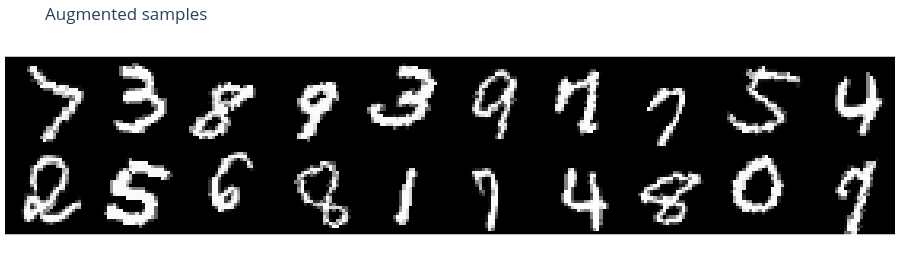
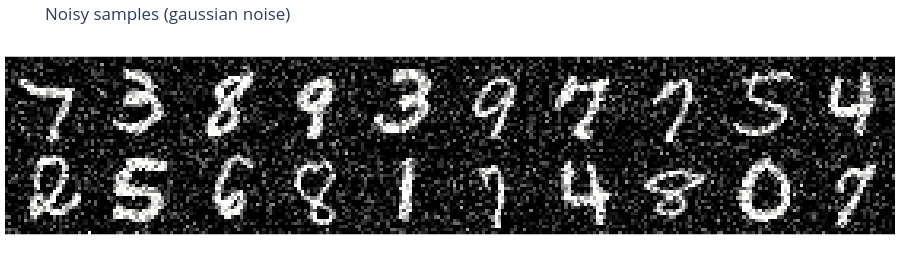

The notebook cell saved with these charts, in order:
### Code cell
augment_transform = transforms.Compose([
    transforms.RandomAffine(degrees=20, translate=(0.08, 0.08), scale=(0.9, 1.1)),
    transforms.ToTensor(),
])
aug_ds = datasets.MNIST(root=DATA_DIR, train=True, transform=augment_transform, download=True)

aug_images = torch.stack([aug_ds[i][0] for i in sample_idx])
fig_aug = show_image_grid(aug_images.squeeze(1).numpy(), "Augmented samples", ncols=10)
fig_aug.show()

noise_std = 0.25
noisy_batch = torch.clamp(train_images[sample_idx] + noise_std * torch.randn_like(train_images[sample_idx]), 0, 1)
fig_noisy = show_image_grid(noisy_batch.squeeze(1).numpy(), "Noisy samples (gaussian noise)", ncols=10)
fig_noisy.show()

### Figure 1 — Plotly figure (JSON) as saved in the notebook; plotly's stock layout.template omitted (floating-point values rounded to 4 significant figures; data arrays with more than 128 entries replaced by an {"elided": "..."} marker saying what was removed)
{"data": [{"coloraxis": "coloraxis", "hovertemplate": "x: %{x}<br>y: %{y}<br>color: %{z}<extra></extra>", "name": "0", "type": "heatmap", "xaxis": "x", "yaxis": "y", "z": {"elided": "56x280 float values"}}], "layout": {"coloraxis": {"cmax": 1, "cmin": 0, "colorscale": [[0, "rgb(0, 0, 0)"], [0.09091, "rgb(16, 16, 16)"], [0.1818, "rgb(38, 38, 38)"], [0.2727, "rgb(59, 59, 59)"], [0.3636, "rgb(81, 80, 80)"], [0.4545, "rgb(102, 101, 101)"], [0.5455, "rgb(124, 123, 122)"], [0.6364, "rgb(146, 146, 145)"], [0.7273, "rgb(171, 171, 170)"], [0.8182, "rgb(197, 197, 195)"], [0.9091, "rgb(224, 224, 223)"], [1, "rgb(254, 254, 253)"]], "showscale": false}, "height": 256, "margin": {"b": 5, "l": 5, "r": 5, "t": 40}, "title": {"text": "Augmented samples"}, "xaxis": {"anchor": "y", "constrain": "domain", "domain": [0, 1], "scaleanchor": "y", "showticklabels": false}, "yaxis": {"anchor": "x", "autorange": "reversed", "constrain": "domain", "domain": [0, 1], "showticklabels": false}}}

### Figure 2 — Plotly figure (JSON) as saved in the notebook; plotly's stock layout.template omitted (floating-point values rounded to 4 significant figures; data arrays with more than 128 entries replaced by an {"elided": "..."} marker saying what was removed)
{"data": [{"coloraxis": "coloraxis", "hovertemplate": "x: %{x}<br>y: %{y}<br>color: %{z}<extra></extra>", "name": "0", "type": "heatmap", "xaxis": "x", "yaxis": "y", "z": {"elided": "56x280 float values"}}], "layout": {"coloraxis": {"cmax": 1, "cmin": 0, "colorscale": [[0, "rgb(0, 0, 0)"], [0.09091, "rgb(16, 16, 16)"], [0.1818, "rgb(38, 38, 38)"], [0.2727, "rgb(59, 59, 59)"], [0.3636, "rgb(81, 80, 80)"], [0.4545, "rgb(102, 101, 101)"], [0.5455, "rgb(124, 123, 122)"], [0.6364, "rgb(146, 146, 145)"], [0.7273, "rgb(171, 171, 170)"], [0.8182, "rgb(197, 197, 195)"], [0.9091, "rgb(224, 224, 223)"], [1, "rgb(254, 254, 253)"]], "showscale": false}, "height": 256, "margin": {"b": 5, "l": 5, "r": 5, "t": 40}, "title": {"text": "Noisy samples (gaussian noise)"}, "xaxis": {"anchor": "y", "constrain": "domain", "domain": [0, 1], "scaleanchor": "y", "showticklabels": false}, "yaxis": {"anchor": "x", "autorange": "reversed", "constrain": "domain", "domain": [0, 1], "showticklabels": false}}}
